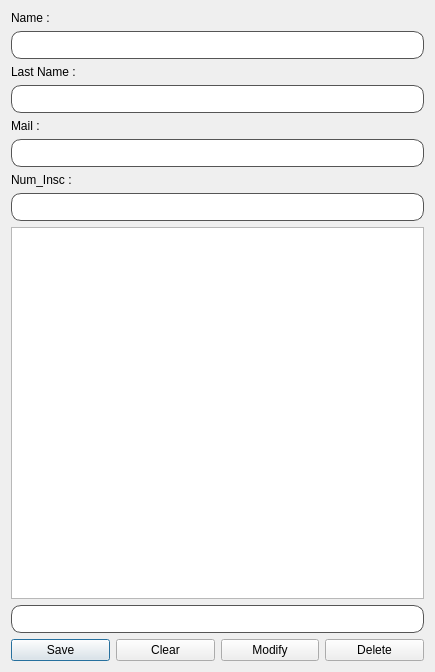
<?xml version="1.0" encoding="UTF-8"?>
<ui version="4.0">
 <class>etudiant</class>
 <widget class="QDialog" name="etudiant">
  <property name="geometry">
   <rect>
    <x>0</x>
    <y>0</y>
    <width>435</width>
    <height>672</height>
   </rect>
  </property>
  <property name="windowTitle">
   <string>Dialog</string>
  </property>
  <layout class="QVBoxLayout" name="verticalLayout_4">
   <item>
    <layout class="QVBoxLayout" name="verticalLayout_3">
     <item>
      <layout class="QVBoxLayout" name="verticalLayout_2">
       <item>
        <widget class="QLabel" name="label_3">
         <property name="text">
          <string>Name : </string>
         </property>
        </widget>
       </item>
       <item>
        <widget class="QLineEdit" name="name_lineEdit">
         <property name="styleSheet">
          <string notr="true">QLineEdit {
    border-radius: 10px; /* Adjust the value to change the roundness */
    padding: 5px; /* Adjust the padding as needed */
    border: 1px solid #555555; /* Optional: add a border */
}
</string>
         </property>
        </widget>
       </item>
       <item>
        <widget class="QLabel" name="label_4">
         <property name="text">
          <string>Last Name : </string>
         </property>
        </widget>
       </item>
       <item>
        <widget class="QLineEdit" name="lastname_lineEdit">
         <property name="styleSheet">
          <string notr="true">QLineEdit {
    border-radius: 10px; /* Adjust the value to change the roundness */
    padding: 5px; /* Adjust the padding as needed */
    border: 1px solid #555555; /* Optional: add a border */
}
</string>
         </property>
        </widget>
       </item>
       <item>
        <widget class="QLabel" name="label_5">
         <property name="text">
          <string>Mail : </string>
         </property>
        </widget>
       </item>
       <item>
        <widget class="QLineEdit" name="mail_lineEdit">
         <property name="styleSheet">
          <string notr="true">QLineEdit {
    border-radius: 10px; /* Adjust the value to change the roundness */
    padding: 5px; /* Adjust the padding as needed */
    border: 1px solid #555555; /* Optional: add a border */
}
</string>
         </property>
        </widget>
       </item>
       <item>
        <widget class="QLabel" name="label_6">
         <property name="text">
          <string>Num_Insc : </string>
         </property>
        </widget>
       </item>
       <item>
        <widget class="QLineEdit" name="numinsc_lineEdit">
         <property name="styleSheet">
          <string notr="true">QLineEdit {
    border-radius: 10px; /* Adjust the value to change the roundness */
    padding: 5px; /* Adjust the padding as needed */
    border: 1px solid #555555; /* Optional: add a border */
}
</string>
         </property>
        </widget>
       </item>
      </layout>
     </item>
     <item>
      <layout class="QVBoxLayout" name="verticalLayout"/>
     </item>
     <item>
      <widget class="QTableView" name="tableView">
       <property name="styleSheet">
        <string notr="true"/>
       </property>
       <attribute name="horizontalHeaderDefaultSectionSize">
        <number>140</number>
       </attribute>
       <attribute name="verticalHeaderVisible">
        <bool>false</bool>
       </attribute>
      </widget>
     </item>
     <item>
      <widget class="QLineEdit" name="searchbar">
       <property name="styleSheet">
        <string notr="true">QLineEdit {
    border-radius: 10px; /* Adjust the value to change the roundness */
    padding: 5px; /* Adjust the padding as needed */
    border: 1px solid #555555; /* Optional: add a border */
}
</string>
       </property>
      </widget>
     </item>
     <item>
      <layout class="QHBoxLayout" name="horizontalLayout">
       <item>
        <widget class="QPushButton" name="add_pushButton">
         <property name="text">
          <string>Save</string>
         </property>
        </widget>
       </item>
       <item>
        <widget class="QPushButton" name="clear_pushButton">
         <property name="text">
          <string>Clear</string>
         </property>
        </widget>
       </item>
       <item>
        <widget class="QPushButton" name="modify_pushButton">
         <property name="text">
          <string>Modify</string>
         </property>
        </widget>
       </item>
       <item>
        <widget class="QPushButton" name="delete_pushButton">
         <property name="text">
          <string>Delete</string>
         </property>
        </widget>
       </item>
      </layout>
     </item>
    </layout>
   </item>
  </layout>
 </widget>
 <tabstops>
  <tabstop>name_lineEdit</tabstop>
  <tabstop>lastname_lineEdit</tabstop>
  <tabstop>mail_lineEdit</tabstop>
  <tabstop>numinsc_lineEdit</tabstop>
  <tabstop>tableView</tabstop>
  <tabstop>add_pushButton</tabstop>
  <tabstop>clear_pushButton</tabstop>
  <tabstop>modify_pushButton</tabstop>
  <tabstop>delete_pushButton</tabstop>
 </tabstops>
 <resources/>
 <connections/>
</ui>
